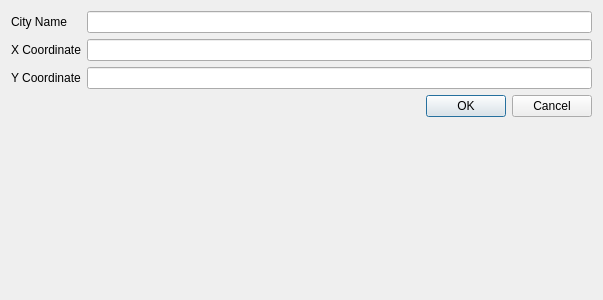
<?xml version="1.0" encoding="UTF-8"?>
<ui version="4.0">
 <class>Dialog</class>
 <widget class="QDialog" name="Dialog">
  <property name="geometry">
   <rect>
    <x>0</x>
    <y>0</y>
    <width>603</width>
    <height>300</height>
   </rect>
  </property>
  <property name="windowTitle">
   <string>Dialog</string>
  </property>
  <layout class="QFormLayout" name="formLayout">
   <item row="0" column="0">
    <widget class="QLabel" name="label">
     <property name="text">
      <string>City Name</string>
     </property>
    </widget>
   </item>
   <item row="0" column="1">
    <widget class="QLineEdit" name="lineEdit_name">
     <property name="text">
      <string/>
     </property>
    </widget>
   </item>
   <item row="1" column="0">
    <widget class="QLabel" name="label_2">
     <property name="text">
      <string>X Coordinate</string>
     </property>
    </widget>
   </item>
   <item row="1" column="1">
    <widget class="QLineEdit" name="lineEdit_X">
     <property name="text">
      <string/>
     </property>
    </widget>
   </item>
   <item row="2" column="0">
    <widget class="QLabel" name="label_3">
     <property name="text">
      <string>Y Coordinate</string>
     </property>
    </widget>
   </item>
   <item row="2" column="1">
    <widget class="QLineEdit" name="lineEdit_Y">
     <property name="text">
      <string/>
     </property>
    </widget>
   </item>
   <item row="3" column="0" colspan="2">
    <widget class="QDialogButtonBox" name="buttonBox">
     <property name="orientation">
      <enum>Qt::Orientation::Horizontal</enum>
     </property>
     <property name="standardButtons">
      <set>QDialogButtonBox::StandardButton::Cancel|QDialogButtonBox::StandardButton::Ok</set>
     </property>
    </widget>
   </item>
  </layout>
 </widget>
 <resources/>
 <connections>
  <connection>
   <sender>buttonBox</sender>
   <signal>accepted()</signal>
   <receiver>Dialog</receiver>
   <slot>accept()</slot>
   <hints>
    <hint type="sourcelabel">
     <x>248</x>
     <y>254</y>
    </hint>
    <hint type="destinationlabel">
     <x>157</x>
     <y>274</y>
    </hint>
   </hints>
  </connection>
  <connection>
   <sender>buttonBox</sender>
   <signal>rejected()</signal>
   <receiver>Dialog</receiver>
   <slot>reject()</slot>
   <hints>
    <hint type="sourcelabel">
     <x>316</x>
     <y>260</y>
    </hint>
    <hint type="destinationlabel">
     <x>286</x>
     <y>274</y>
    </hint>
   </hints>
  </connection>
 </connections>
</ui>
